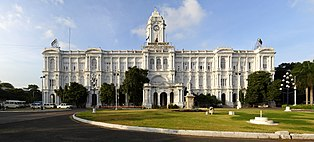
#> input picture linefinder_input_output_images/Ripon_Building_panorama.jpg, 314 x 142 px
$ jupyter execute linefinder.ipynb   (shell and % lines are left out)
#> lines starting #> are read from the running program, lines starting #| are printed output that depends on the picture; after the words box and inside, x2 and y2 are one past the last pixel; in counts of white or black regions, pixels touching at a corner belong together
[cell 1]
"""

Mason Lee
MA305 Image Processing Project

Contains linefinder function and runs a test case.

"""

[cell 2]
import cv2
import numpy as np
import matplotlib.pyplot as plt
from PIL import Image, ImageFilter
import matplotlib
matplotlib.rcParams['figure.figsize'] = (9.0, 9.0)

[cell 3]
def linefinder(path):
    # read image and find edges
#> called with path = 'Ripon_Building_panorama.jpg'
    img = Image.open(r'{}'.format(path))
#> img is the input picture: PIL image 314x142 RGB; mean R, G, B 134.6, 139.1, 136.3
    img_gray = img.convert('L') # L = luminance
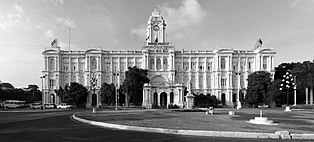
#> img_gray: PIL image 314x142 L; min 0, max 255, mean 137.4
    img_edg = img_gray.filter(ImageFilter.FIND_EDGES)
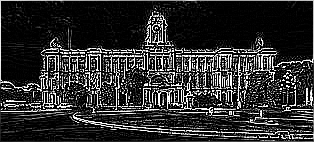
#> img_edg: PIL image 314x142 L; min 0, max 255, mean 46.5
    img_edg.save(r"img_edges.jpg")

    # read new image and use Otsu Threshold
    img_edg1 = cv2.imread('img_edges.jpg')
#> img_edg1: shape (142, 314, 3); min 0, max 255, mean 47.5
    img_edg1_gray = cv2.cvtColor(img_edg1, cv2.COLOR_BGR2GRAY)
    thresh, img_otsu = cv2.threshold(img_edg1_gray, 0, 255, cv2.THRESH_OTSU)
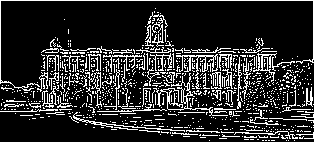
#> img_otsu: shape (142, 314); 17.4% white in thin lines or dots
#> thresh = 113
    cv2.imwrite('img_otsu.jpg', img_otsu)

    # transpose new image
    otsuT = img_otsu.T
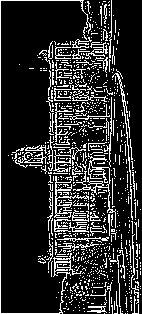
#> otsuT: shape (314, 142); 17.4% white in thin lines or dots
    cv2.imwrite('transposed_img_otsu.jpg', otsuT)

    # get image dimensions and find line
    img_size = img_otsu.shape
#> img_size = (142, 314)
    img_line = np.zeros((img_size[0], img_size[1]))
    for row, i in enumerate(otsuT):
        i1 = i[3:] # buffer, edge image includes
        for col, j in enumerate(i1):
            if j == 255:
                img_line[col][row] = j
                break
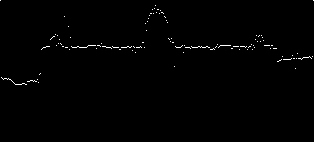
#> img_line: shape (142, 314) float64; 0.7% white in thin lines or dots, all inside (x1, y1, x2, y2) = (0, 0, 314, 85)

    cv2.imwrite('img_line.jpg', img_line)
